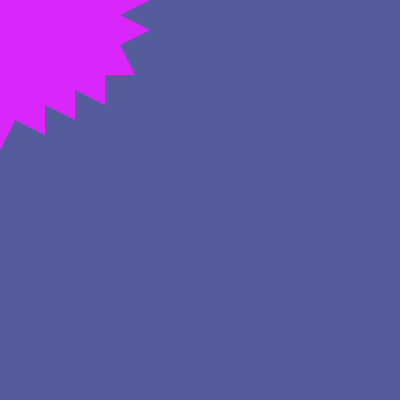
Frame 1 (no input)
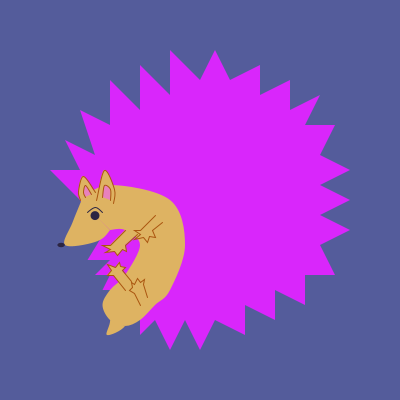
Frame 60 (the mouse pressed at the canvas centre just before this capture)
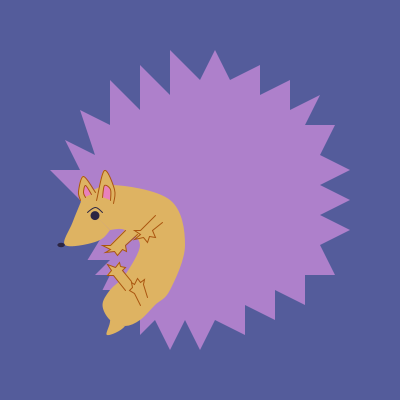
Frame 120 (the mouse held since frame 60 and released just before this capture)

The Processing sketch that drew these frames (run headless with seeded random() and noise(); from frame 60 on, the mouse is pressed at the canvas centre):

// Processing sketch: processing_50695
// ── processing_50695.pde

//HW2 - initials in a circle
//Alex Mallard copyright 2012
//move the mouse around the window and watch the hedgehog roll in response
 
float x, y, wd, ht;
float angle1, angle2;
color c;
 
void setup () {
  size (400,400);
  smooth ();
  frameRate (60);
  c = color (random (150, 255), random (0,150), random (180, 255));
}
 
void draw () {
  background (84, 92, 155);
  angle1 = (mouseX/float (width) - 0.5) * PI;
  angle2 = (mouseY/float (height) - 0.5) * -PI;
  pushMatrix ();
  translate (x + .5*wd, y + .5*ht);
  rotate (angle1);
  rotate (angle2);
  hedgehog ();
  popMatrix ();
}

void mousePressed () {
  c = color (random (150, 255), random (0,150), random (180, 255));
  fill (c);
}
 
void hedgehog () {
  x = 50;
  y = 50;
  wd = 300;
  ht = 300;
  pushMatrix ();
  translate (-(x + .5*wd), -(y + .5*ht));
  noStroke ();
  fill (c);
  beginShape ();
  vertex (x + .1*wd, y + .5*ht);
  vertex (x, y + .4*ht);
  vertex (x + .1*wd, y + .4*ht);
  vertex (x + .05*wd, y + .3*ht);
  vertex (x + .15*wd, y + .35*ht);
  vertex (x + .1*wd, y + .2*ht);
  vertex (x + .2*wd, y + .25*ht);
  vertex (x + .2*wd, y + .1*ht);
  vertex (x + .3*wd, y + .2*ht);
  vertex (x + .3*wd, y + .05*ht);
  vertex (x + .4*wd, y + .15*ht);
  vertex (x + .4*wd, y);
  vertex (x + .5*wd, y + .1*ht);
  vertex (x + .55*wd, y);
  vertex (x + .6*wd, y + .1*ht);
  vertex (x + .7*wd, y + .05*ht);
  vertex (x + .7*wd, y + .15*ht);
  vertex (x + .8*wd, y + .1*ht);
  vertex (x + .8*wd, y + .2*ht);
  vertex (x + .9*wd, y + .15*ht);
  vertex (x + .85*wd, y + .25*ht);
  vertex (x + .95*wd, y + .25*ht);
  vertex (x + .9*wd, y + .35*ht);
  vertex (x + wd, y + .4*ht);
  vertex (x + .9*wd, y + .45*ht);
  vertex (x + wd, y + .5*ht);
  vertex (x + .9*wd, y + .55*ht);
  vertex (x + wd, y + .6*ht);
  vertex (x + .9*wd, y + .65*ht);
  vertex (x + .95*wd, y + .75*ht);
  vertex (x + .85*wd, y + .75*ht);
  vertex (x + .85*wd, y + .85*ht);
  vertex (x + .75*wd, y + .8*ht);
  vertex (x + .75*wd, y + .9*ht);
  vertex (x + .65*wd, y + .85*ht);
  vertex (x + .65*wd, y + .95*ht);
  vertex (x + .55*wd, y + .9*ht);
  vertex (x + .5*wd, y + ht);
  vertex (x + .45*wd, y + .9*ht);
  vertex (x + .4*wd, y + ht);
  vertex (x + .35*wd, y + .9*ht);
  vertex (x + .3*wd, y + .95*ht);
  vertex (x + .3*wd, y + .9*ht);
  endShape ();
  beginShape ();
  vertex (x + .18*wd, y + .61*ht);
  vertex (x + .125*wd, y + .7*ht);
  vertex (x + .2*wd, y + .7*ht);
  vertex (x + .15*wd, y + .75*ht);
  vertex (x + .2*wd, y + .75*ht);
  vertex (x + .175*wd, y + .8*ht);
  vertex (x + .25*wd, y + .8*ht);
  endShape ();
  fill (222, 179, 98);
  beginShape ();
  curveVertex (x + .1*wd, y + .5*ht);
  curveVertex (x + .1*wd, y + .5*ht);
  curveVertex (x + .2*wd, y + .45*ht);
  curveVertex (x + .4*wd, y + .5*ht);
  curveVertex (x + .45*wd, y + .65*ht);
  curveVertex (x + .4*wd, y + .8*ht);
  curveVertex (x + .35*wd, y + .85*ht);
  curveVertex (x + .3*wd, y + .9*ht);
  curveVertex (x + .25*wd, y + .92*ht);
  curveVertex (x + .2*wd, y + .9*ht);
  curveVertex (x + .175*wd, y + .85*ht);
  curveVertex (x + .2*wd, y + .8*ht);
  curveVertex (x + .25*wd, y + .75*ht);
  curveVertex (x + .3*wd, y + .65*ht);
  curveVertex (x + .25*wd, y + .6*ht);
  curveVertex (x + .2*wd, y + .6*ht);
  curveVertex (x + .2*wd, y + .6*ht);
  endShape ();
  beginShape ();
  curveVertex (x + .26*wd, y + .85*ht);
  curveVertex (x + .25*wd, y + .92*ht);
  curveVertex (x + .19*wd, y + .95*ht);
  curveVertex (x + .2*wd, y + .9*ht);
  curveVertex (x + .175*wd, y + .85*ht);
  endShape ();
  beginShape ();
  curveVertex (x + .25*wd, y + .5*ht);
  curveVertex (x + .2*wd, y + .6*ht);
  curveVertex (x + .15*wd, y + .64*ht);
  curveVertex (x + .05*wd, y + .65*ht);
  curveVertex (x + .075*wd, y + .575*ht);
  curveVertex (x + .105*wd, y + .5*ht);
  curveVertex (x + .1*wd, y + .5*ht);
  endShape ();
  stroke (170, 85, 15);
  beginShape ();
  vertex (x + .35*wd, y + .55*ht);
  vertex (x + .3*wd, y + .6*ht);
  vertex (x + .28*wd, y + .6*ht);
  vertex (x + .3*wd, y + .615*ht);
  vertex (x + .28*wd, y + .63*ht);
  vertex (x + .31*wd, y + .625*ht);
  vertex (x + .325*wd, y + .64*ht);
  vertex (x + .332*wd, y + .62*ht);
  vertex (x + .35*wd, y + .625*ht);
  vertex (x + .34*wd, y + .6*ht);
  vertex (x + .375*wd, y + .575*ht);
  endShape ();
  beginShape ();
  vertex (x + .25*wd, y + .6*ht);
  vertex (x + .2*wd, y + .65*ht);
  vertex (x + .175*wd, y + .65*ht);
  vertex (x + .2*wd, y + .665*ht);
  vertex (x + .185*wd, y + .675*ht);
  vertex (x + .215*wd, y + .67*ht);
  vertex (x + .225*wd, y + .685*ht);
  vertex (x + .24*wd, y + .665*ht);
  vertex (x + .255*wd, y + .67*ht);
  vertex (x + .25*wd, y + .65*ht);
  vertex (x + .29*wd, y + .615*ht);
  endShape ();
  beginShape ();
  vertex (x + .3*wd, y + .85*ht);
  vertex (x + .28*wd, y + .81*ht);
  vertex (x + .265*wd, y + .8*ht);
  vertex (x + .275*wd, y + .793*ht);
  vertex (x + .27*wd, y + .775*ht);
  vertex (x + .28*wd, y + .78*ht);
  vertex (x + .29*wd, y + .76*ht);
  vertex (x + .3*wd, y + .775*ht);
  vertex (x + .315*wd, y + .765*ht);
  vertex (x + .31*wd, y + .78*ht);
  vertex (x + .325*wd, y + .825*ht);
  endShape ();
  beginShape ();
  vertex (x + .25*wd, y + .8*ht);
  vertex (x + .21*wd, y + .75*ht);
  vertex (x + .19*wd, y + .75*ht);
  vertex (x + .204*wd, y + .735*ht);
  vertex (x + .193*wd, y + .715*ht);
  vertex (x + .217*wd, y + .725*ht);
  vertex (x + .23*wd, y + .707*ht);
  vertex (x + .235*wd, y + .72*ht);
  vertex (x + .25*wd, y + .725*ht);
  vertex (x + .24*wd, y + .735*ht);
  vertex (x + .27*wd, y + .77*ht);
  endShape ();
  beginShape ();
  curveVertex (x + .1*wd, y + .5*ht);
  curveVertex (x + .1*wd, y + .5*ht);
  curveVertex (x + .095*wd, y + .47*ht);
  curveVertex (x + .11*wd, y + .42*ht);
  curveVertex (x + .15*wd, y + .475*ht);
  curveVertex (x + .15*wd, y + .475*ht);
  endShape ();
  beginShape ();
  curveVertex (x + .15*wd, y + .5*ht);
  curveVertex (x + .155*wd, y + .5*ht);
  curveVertex (x + .18*wd, y + .4*ht);
  curveVertex (x + .215*wd, y + .465*ht);
  curveVertex (x + .21*wd, y + .51*ht);
  curveVertex (x + .21*wd, y + .51*ht);
  endShape ();
  fill (232, 129, 189);
  beginShape ();
  curveVertex (x + .175*wd, y + .49*ht);
  curveVertex (x + .175*wd, y + .49*ht);
  curveVertex (x + .182*wd, y + .45*ht);
  curveVertex (x + .2*wd, y + .465*ht);
  curveVertex (x + .2*wd, y + .5*ht);
  curveVertex (x + .2*wd, y + .5*ht);
  endShape ();
  beginShape ();
  curveVertex (x + .118*wd, y + .49*ht);
  curveVertex (x + .118*wd, y + .49*ht);
  curveVertex (x + .113*wd, y + .475*ht);
  curveVertex (x + .118*wd, y + .45*ht);
  curveVertex (x + .138*wd, y + .48*ht);
  curveVertex (x + .138*wd, y + .48*ht);
  endShape ();
  noStroke ();
  fill (44, 37, 67);
  ellipse (x + .037*wd, y + .65*ht, .025*wd, .015*ht);
  ellipse (x + .15*wd, y + .552*ht, .03*wd, .03*ht);
  stroke (44, 37, 67);
  noFill ();
  beginShape ();
  curveVertex (x + .125*wd, y + .55*ht);
  curveVertex (x + .125*wd, y + .54*ht);
  curveVertex (x + .15*wd, y + .525*ht);
  curveVertex (x + .175*wd, y + .54*ht);
  curveVertex (x + .175*wd, y + .545*ht);
  endShape ();
  popMatrix ();
}          
